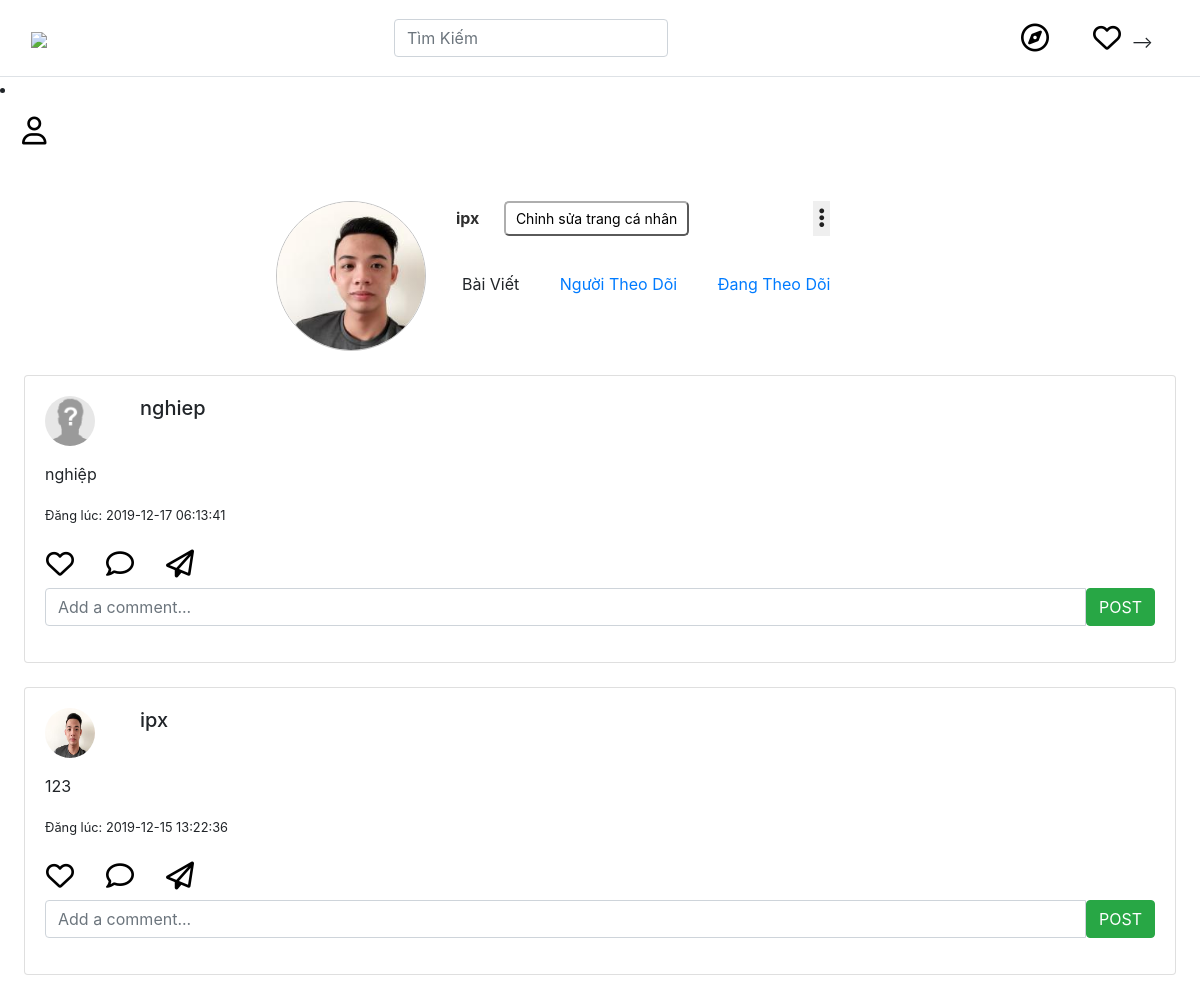
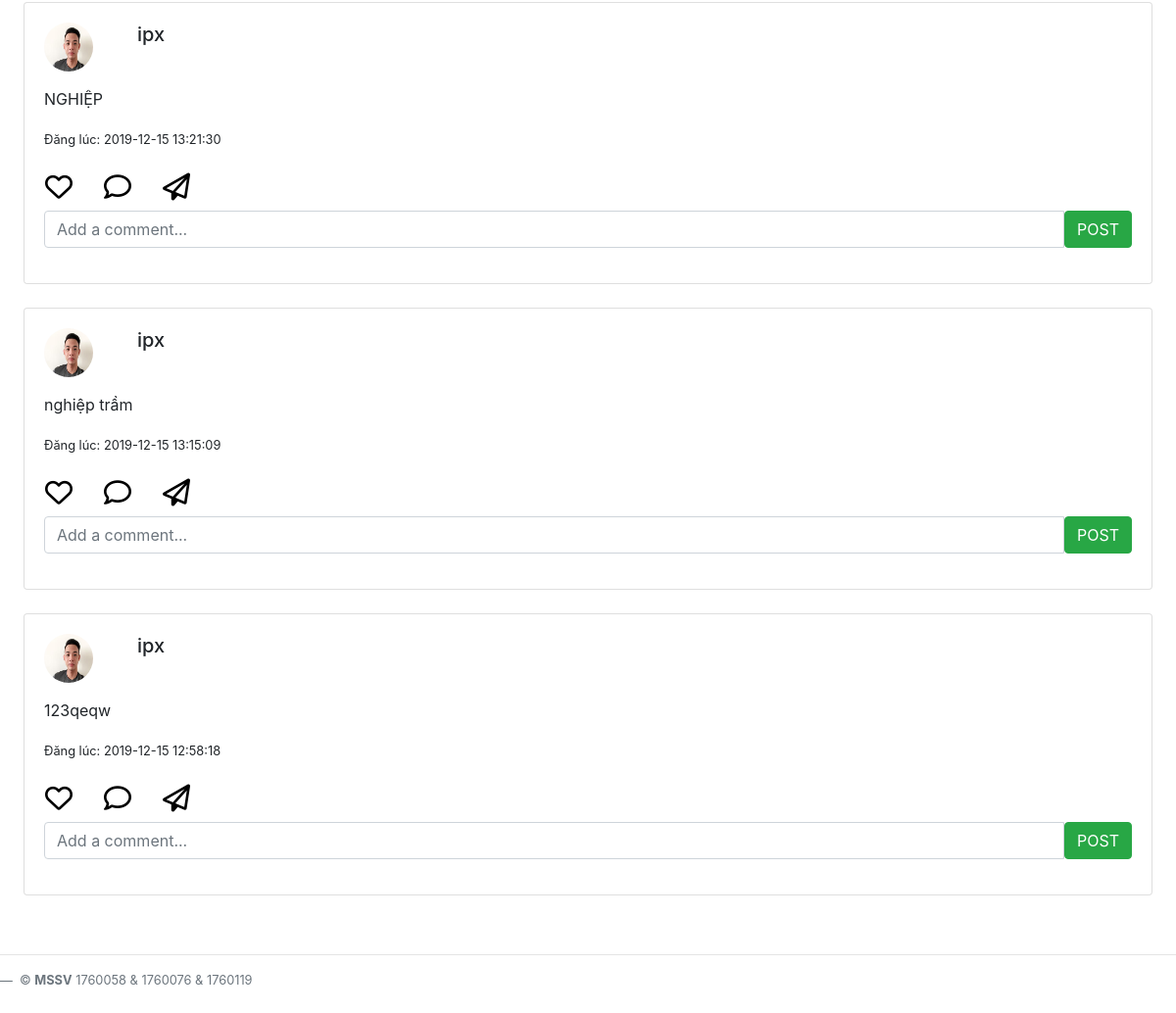
Before: /userprofile1.php (signed in) with the older database file (2 pictures, top to bottom).
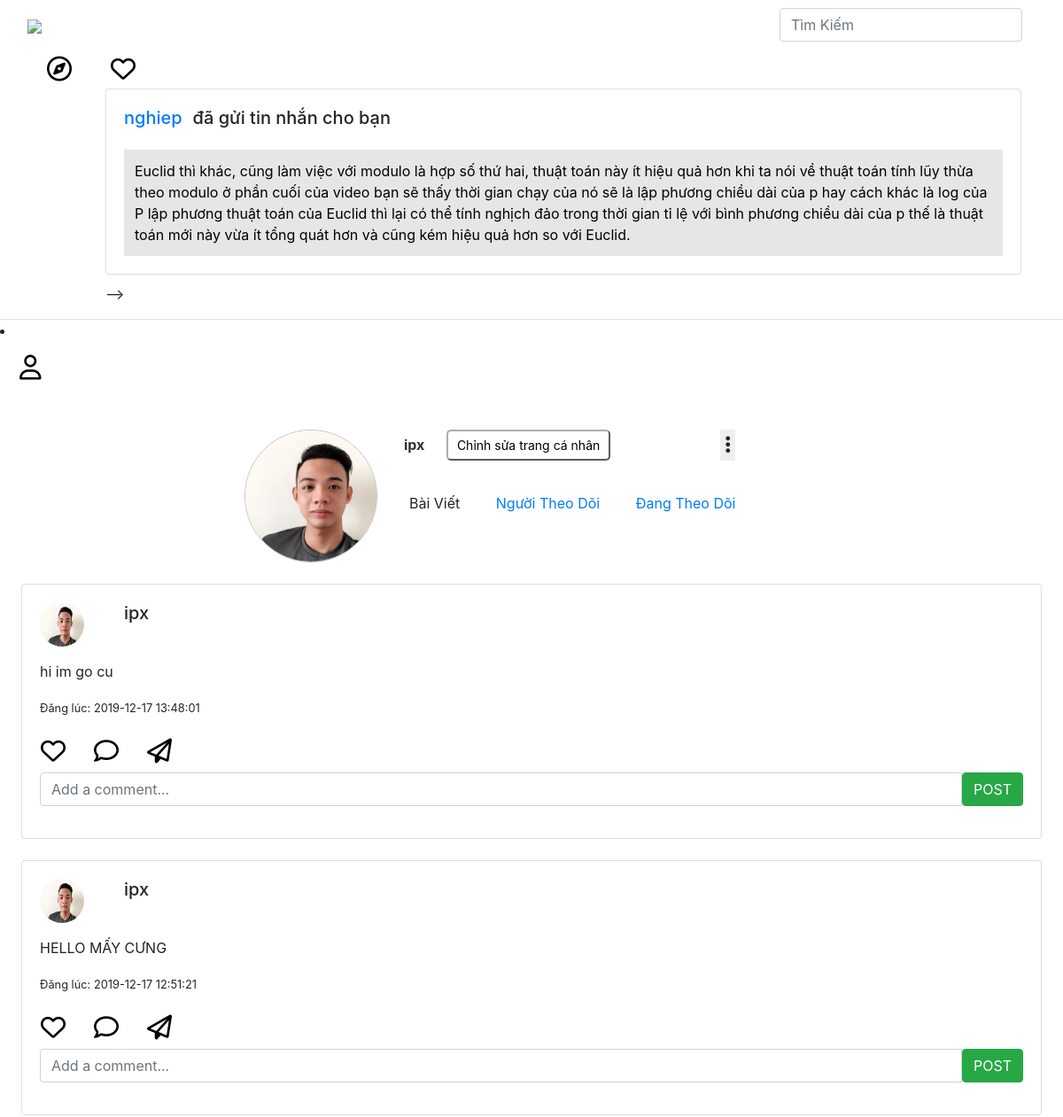
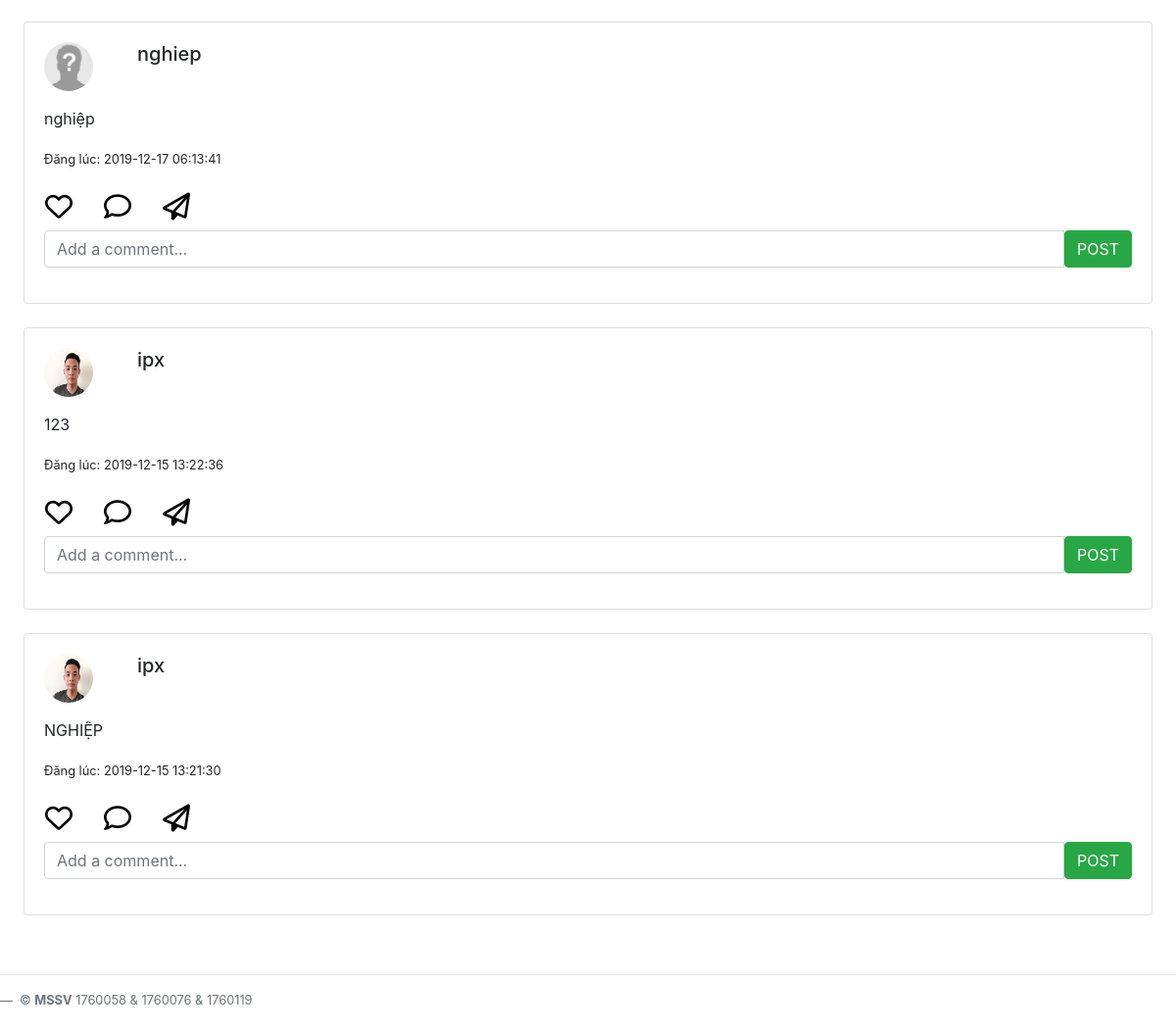
After: the same page with the newer database file (2 pictures, top to bottom).
### tables this page shows
CREATE TABLE `users` (
  `id` int(11) NOT NULL,
  `fullname` varchar(255) NOT NULL,
  `phone` varchar(20) NOT NULL,
  `email` varchar(255) NOT NULL,
  `password` varchar(60) NOT NULL,
  `hasAvatar` int(11) DEFAULT 0,
  `status` int(11) DEFAULT 1,
  `code` varchar(16) NOT NULL,
  `code2` varchar(16) NOT NULL
);

CREATE TABLE `posts` (
  `id` int(11) NOT NULL,
  `userId` int(11) NOT NULL,
  `content` varchar(1024) NOT NULL,
  `createdAt` timestamp NOT NULL DEFAULT current_timestamp() ON UPDATE current_timestamp()
);

CREATE TABLE `messages` (
  `id` int(11) NOT NULL,
  `content` text NOT NULL,
  `userId1` int(11) NOT NULL,
  `userId2` int(11) NOT NULL,
  `type` int(11) NOT NULL,
  `createdAt` timestamp NOT NULL DEFAULT current_timestamp() ON UPDATE current_timestamp()
);

### functions.php (called while the page is built, shortened)
<?php
function findUserById($id) {
  global $db;
  $stmt = $db->prepare("SELECT * FROM users WHERE id = ?");
  $stmt->execute(array($id));
  $user = $stmt->fetch(PDO::FETCH_ASSOC);
  return $user;
}
  function getNewFeedsForuserId($userId) {
    $conn= mysqli_connect ('localhost','root','', 'doan1');
    $result = mysqli_query ($conn, 'select count(id) as total from posts');
    $row = mysqli_fetch_assoc($result);
    $total_records = $row['total'];
    $current_page = isset($_GET['page']) ? $_GET['page'] : 1;
    $limit = 5;
    $total_page = ceil($total_records/$limit);
    $start = ($current_page - 1) * $limit;
    global $db;
    $friends = getFriends($userId);
    $friendIds = array();
    foreach ($friends as $friend) {
      $friendIds[] = $friend['id'];
    }
    $friendIds[] = $userId;
    $stmt = $db->prepare("SELECT p.id, p.userId, u.fullname as userFullname, u.hasAvatar as userHasAvatar, p.content, p.createdAt FROM posts as p LEFT JOIN users as u ON u.id = p.userId  WHERE p.userId IN (" . implode(',', $friendIds) .  ") ORDER BY createdAt DESC  LIMIT $start, $limit");
    $stmt->execute();
    $posts = $stmt->fetchAll(PDO::FETCH_ASSOC);
    return $posts;
  }
function getFriends($userId) {
  global $db;
  $stmt = $db->prepare("SELECT * FROM friendship WHERE userId1 = ? OR userId2 = ?");
  $stmt->execute(array($userId, $userId));
  $following = $stmt->fetchAll(PDO::FETCH_ASSOC);
  $friendship = array();
  for ($i = 0; $i < count($following); $i++) {
    $row1 = $following[$i];
    if ($userId == $row1['userId1']) {
      $userId2 = $row1['userId2'];
      for ($j = 0; $j < count($following); $j++) {
        $row2 = $following[$j];
        if ($userId == $row2['userId2'] && $userId2 == $row2['userId1']) {
          $friendship[] = findUserById($userId2);
        }
      }
    }
  }
  return $friendship;
}
function getLatestConversations($userId) {
  global $db;
  $stmt = $db->prepare("SELECT userId2 AS id, u.fullname, u.hasAvatar FROM messages AS m LEFT JOIN users AS u ON u.id = m.userId2 WHERE userId1 = ? GROUP BY userId2 ORDER BY createdAt DESC");
  $stmt->execute(array($userId));
  $result = $stmt->fetchAll(PDO::FETCH_ASSOC);
  for ($i = 0; $i < count($result); $i++) {
    $stmt = $db->prepare("SELECT * FROM messages WHERE userId1 = ? AND userId2 = ? ORDER BY createdAt DESC LIMIT 1");
    $stmt->execute(array($userId, $result[$i]['id']));
    $lastMessage = $stmt->fetch(PDO::FETCH_ASSOC);
    $result[$i]['lastMessage'] = $lastMessage;
  }
  return $result;
}
?>

### init.php (called while the page is built, shortened)
<?php
require_once('functions.php');
if (isset($_SESSION['userId'])) {
    $currentUser = findUserById($_SESSION['userId']);
  }

### userprofile1.php (the view, shortened to what this page needs)
<?php
require_once 'init.php';
if ($currentUser) {
    $newFeeds = getNewFeedsForUserId($currentUser['id']);
   }
?>
<?php include 'InHeader.php'; ?>
<?php if (isset($_POST['fullname']) && isset($_POST['phone'])): ?>
<?php
$fullname = $currentUser['fullname'];
$phone = $currentUser['phone'];
$success = true;
?>
<?php if (!$success) : ?>
<?php header('Location: index.php') ?>
<?php else: ?>
<div class="alert alert-danger" role="alert">
    Vui lòng nhập đầy đủ thông tin!
</div>
<?php endif; ?>
<?php else: ?>
<div class="row" id="main">
    <img id="avatar"
        src="<?php echo file_exists('./IMG/' . $currentUser['id'] . '.jpg') ? ('./IMG/' . $currentUser['id'] . '.jpg') : ('./IMG/0.jpg') ?>">
    <div>
        <strong id="name"><?php echo $currentUser['fullname'] ?></strong>
        <a href="update-profile.php" ><button class="button">
            Chỉnh sửa trang cá nhân
        </button></a>
        <div class="nav-item dropdown active" style="float: right; display: block;">
            <a href="#" id="navbarDropdown" role="button" data-toggle="dropdown" aria-haspopup="true"
                aria-expanded="false">
                <button class="iconSetting"><i class="fas fa-ellipsis-v"></i></button>
            </a>
        </div>
        <form action="" style="padding-top:3vw">
            <label style="margin-left: 3vw" for="baiviet"> Bài Viết</label>
            <a href="friend.php"> <label style="margin-left: 3vw" for="nguoitheodoi"> Người Theo Dõi</label></a>
            <a href="friend.php"> <label style="margin-left: 3vw" for="dangtheodoi"> Đang Theo Dõi</label></a>
        </form>
        <br>
    </div>
    <br>
</div>
<?php foreach ($newFeeds as $post) :  ?>
    <div class="card" style="margin: 2vw;">
        <div class="card-body">
            <h5 class="card-title">
                <div class="row">
                    <div class="col">
                        <?php if ($post['userHasAvatar']) : ?>
                        <img class="avatar" src="./IMG/<?php echo $post['userId'] ?>.jpg">
                        <?php else : ?>
                        <img class="avatar" src="no-avatar.jpg">
                        <?php endif; ?>
                    </div>
                    <div class="col-11">
                        <?php echo $post['userFullname'] ?>
                    </div>
                </div>
            </h5>
            <p class="card-text">
                <p><?php echo $post['content'] ?></p>
                <small>Đăng lúc: <?php echo $post['createdAt'] ?></small>
            </p>
            <div class="row">
                <a class="nav-link">
                    <i class="far fa-heart" style="color:black" name="sub_min_points[]"></i>
                </a>
                <a class="nav-link" href="index.php">
                    <i class="far fa-comment" style="color:black"></i>
                </a>
                <a class="nav-link" href="index.php">
                    <i class="far fa-paper-plane" style="color:black"></i>
                </a>
            </div>
            <div class="input-group mb-3">
                <input type="text" class="form-control" id="comment" placeholder="Add a comment...">
                <div method="post">
                    <button type="button" name="add" id="add" class="btn btn-success">POST</button>
                </div>
            </div>
        </div>
    </div>
<?php endforeach; ?>
<?php endif; ?>
<?php include 'Footer.php'; ?>

### InHeader.php (shortened to what this page needs)
<!DOCTYPE html>
<html lang="vi">
<head>
    <link rel="stylesheet" type="text/css" href="./CSS/style.css">
    <link rel="stylesheet" href="https://stackpath.bootstrapcdn.com/bootstrap/4.3.1/css/bootstrap.min.css"
>
</head>
<?php if ($currentUser): ?>
<body>
    <div>
        <nav class="navbar navbar-inverse border-bottom #979797">
            <div class="container-fluid">
                <div class="navbar-header">
                    <a class="navbar-brand" href="index.php">
                        <img
                            src="https://www.instagram.com/static/images/web/mobile_nav_type_logo.png/735145cfe0a4.png" />
                    </a>
                </div>
                <form action="Search.php" method="POST">
                    <ul class="nav navbar-nav">
                        <head>
                        </head>
                        <div class="container">
                            <input type="text" class="form-control input-lg" data-toggle="modal"
                                data-target="#exampleModal" placeholder="Tìm Kiếm" />
                        </div>
                    </ul>
                </form>
                <ul class="nav navbar-expand-lg">
                    <li class="nav-item">
                        <div class="nav-link">
                            <button data-toggle="modal" data-target="#message" class="iconTop"><i
                                    class="far fa-compass"></i></button>
                            <?php include "message.php"?>
                        </div>
                    </li>
                    <li class="nav-item">
                        <div class="nav-link">
                            <button data-toggle="modal" data-target="#notification" class="iconTop"><i
                                    class="far fa-heart"></i></button>
                            <?php include "notification.php"?>
                    <li class="nav-item">
                        <a class="nav-link" href="userprofile.php">
                            <button class="iconTop"><i class="far fa-user"></i></button>
                        </a>
                    </li>
</body>
<?php endif ?>

### notification.php (shortened to what this page needs)
<?php
require_once 'init.php';
$conversations = getLatestConversations($currentUser['id']);
?>
<div class="modal fade" id="notification" tabindex="-1" role="dialog" aria-labelledby="exampleModalLabel" aria-hidden="true">
<div class="modal-dialog" role="document">
  <?php foreach ($conversations as $conversation) : ?>
<div class="card" style="margin-bottom: 10px;">
  <div class="card-body">
    <h4 class="card-title">
        <a href="conversation.php?id=<?php echo $conversation['id'] ?>" style="font-size: 20px; float: left;"><?php echo $conversation['fullname'] ?></a>
          <p style="font-size: 20px; margin-left:1vw; float: left"> đã gửi tin nhắn cho bạn </p>
    </h4>
    <a href="conversation.php?id=<?php echo $conversation['id'] ?>" style="text-decoration: none; color: black">
    <br><form style="background-color: rgba(192,192,192,0.4); padding: 1vw; margin-top: 1vw">
    <?php echo $conversation['lastMessage']['content'] ?>
    </form>
    </a>
  </div>
</div>
<?php endforeach; ?> -->
</div>
</div>
</div>

### Footer.php (shortened to what this page needs)
<footer style="margin: 5vw 0 2vw 0; clear: both">
        <HR align="center" WIDTH="100%"/>
    <div class="blockquote-footer"> &copy; <strong>MSSV</strong> 1760058 & 1760076 & 1760119
</footer>
</body>
</html>

### CSS/style.css (style rules this page uses)
body { font-family: Arial, Helvetica, sans-serif; margin: auto; }

### InHeader.php (style rules this page uses)
.far { font-size: 28px; cursor: pointer; user-select: none; color: black; }
.avatar { vertical-align: middle; width: 50px; height: 50px; border-radius: 50%; }
#main { width: auto; margin-left: 23%; margin-top: 40px; display: flex; }
#avatar { width: 150px; height: 150px; border-radius: 50%; float: left; border: 1px solid #C3C3C3; object-fit: cover; }
#name { margin-left: 30px; font-size: 18; color: #2F2F2F; }
.button { background-color: white; border-color: #AEAEAE; border-radius: 5px; color: black; padding: 5px 10px; text-align: center; text-decoration: none; display: inline-block; font-size: 14px; margin-left: 20px; cursor: pointer; }
.iconTop { font-size: 28px; background-color: white; border: none; cursor: pointer; color: #212121; }
.iconSetting { font-size: 22px; background-color: none; border: none; cursor: pointer; color: #212121; margin-left: 10px; }

Changed rows visible on the page:
no longer on this page (row unchanged): posts: userId.fullname "ipx", content "nghiệp trầm", createdAt "2019-12-15 13:15:09"
no longer on this page (row unchanged): posts: userId.fullname "ipx", content "123qeqw", createdAt "2019-12-15 12:58:18"
added messages: content "Euclid thì khác, cũng làm việc với modulo là hợp số thứ hai, thuật toán này ít hiệu quả hơn khi ta nói về thuật toán tính lũy thừa theo modulo ở phần cuối của video bạn sẽ thấy thời gian chạy của nó sẽ là lập phương chiều dài của p hay cách khác là log của P lập phương thuật toán của Euclid thì lại có thể tính nghịch đảo trong thời gian tỉ lệ với bình phương chiều dài của p thế là thuật toán mới này vừa ít tổng quát hơn và cũng kém hiệu quả hơn so với Euclid."
added posts: userId.fullname "ipx", content "hi im go cu", createdAt "2019-12-17 13:48:01"
added posts: userId.fullname "ipx", content "HELLO MẤY CƯNG", createdAt "2019-12-17 12:51:21"
Other visible differences:
new list line: "nghiep đã gửi tin nhắn cho bạn"
